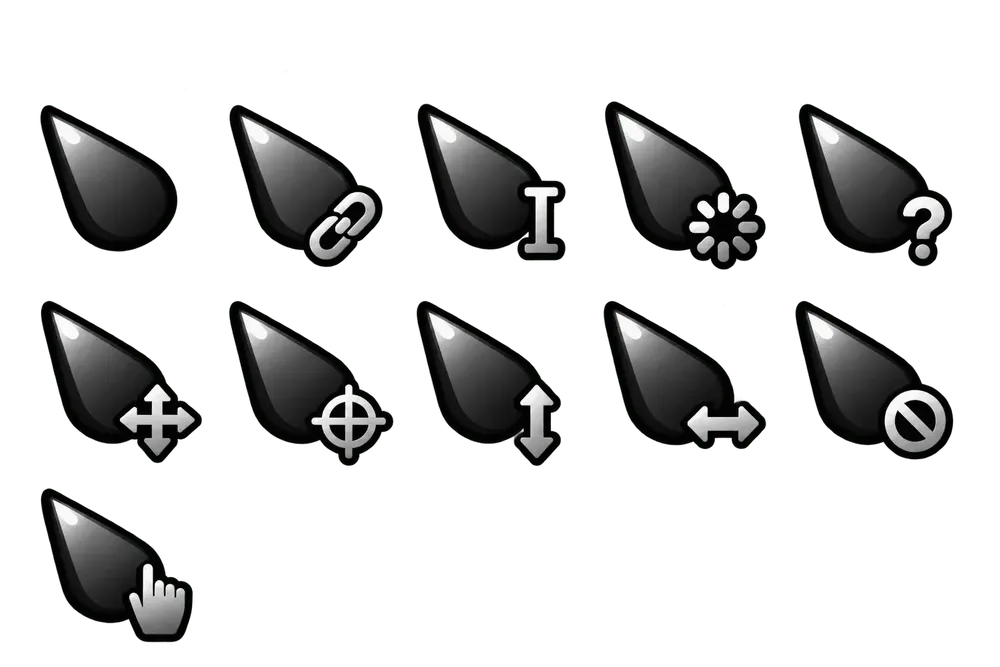
#> input picture package/lilsmoke-ui/src/assets/lilsmoke-cursors.webp, 1000 x 667 px, shrunk from 1536 x 1024 before the run
$ python -i candidate42-layout-compare.py   (imports and definitions only)
#> lines starting #> are read from the running program, lines starting #| are printed output that depends on the picture; after the words box and inside, x2 and y2 are one past the last pixel; in counts of white or black regions, pixels touching at a corner belong together
#!/usr/bin/env python3
"""Compare preserved C41/C42 deterministic frames, not hardware footage."""
import argparse
import json
from pathlib import Path
from PIL import Image, ImageChops


def nonzero(image):
    bands = image.convert("RGB").split()
    return ImageChops.lighter(ImageChops.lighter(bands[0], bands[1]), bands[2]).point(
        [0] + [255] * 255)


# [43 lines left out: function main, not called in this run]


# [1 line not run here, left out]

>>> from PIL import Image
>>> picture = Image.open('../../package/lilsmoke-ui/src/assets/lilsmoke-cursors.webp')
#> picture is the input picture: PIL image 1000x667 RGBA; mean R, G, B, A 14.1, 14.3, 14.1, 56.5
>>> result = nonzero(picture)
#> in nonzero, `return ImageChops.lighter(ImageChops.lighter(bands[0], bands[1]), band..`:
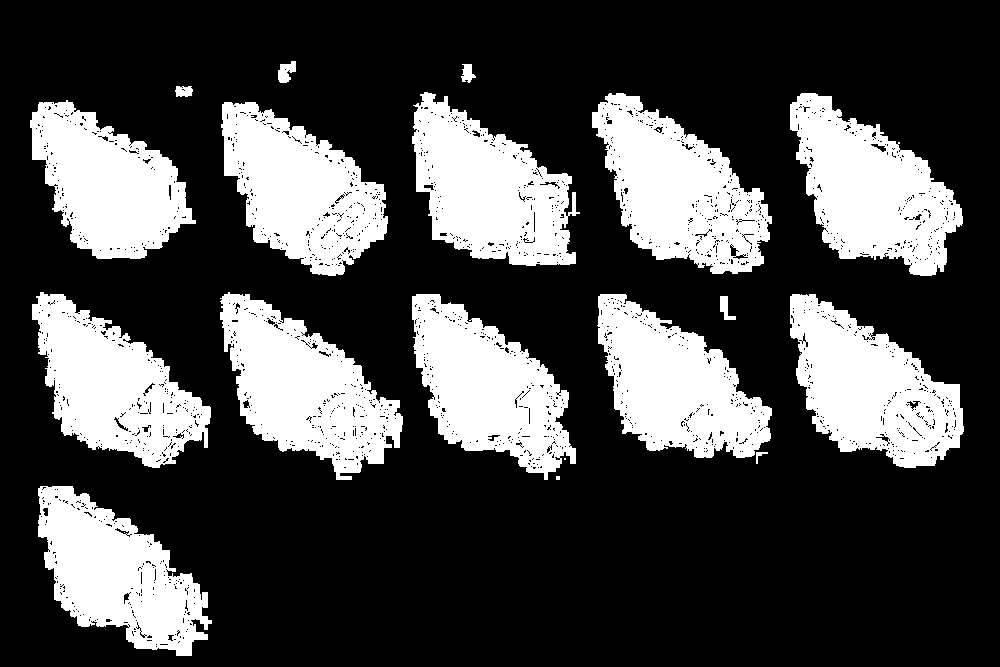
#> returned value: PIL image 1000x667 L; 28.7% white; 19 white regions (3 under 20 px), largest, box (x1, y1, x2, y2) and area: (592, 93, 772, 274) 18344, (220, 292, 403, 480) 18256, (790, 93, 963, 276) 17892
